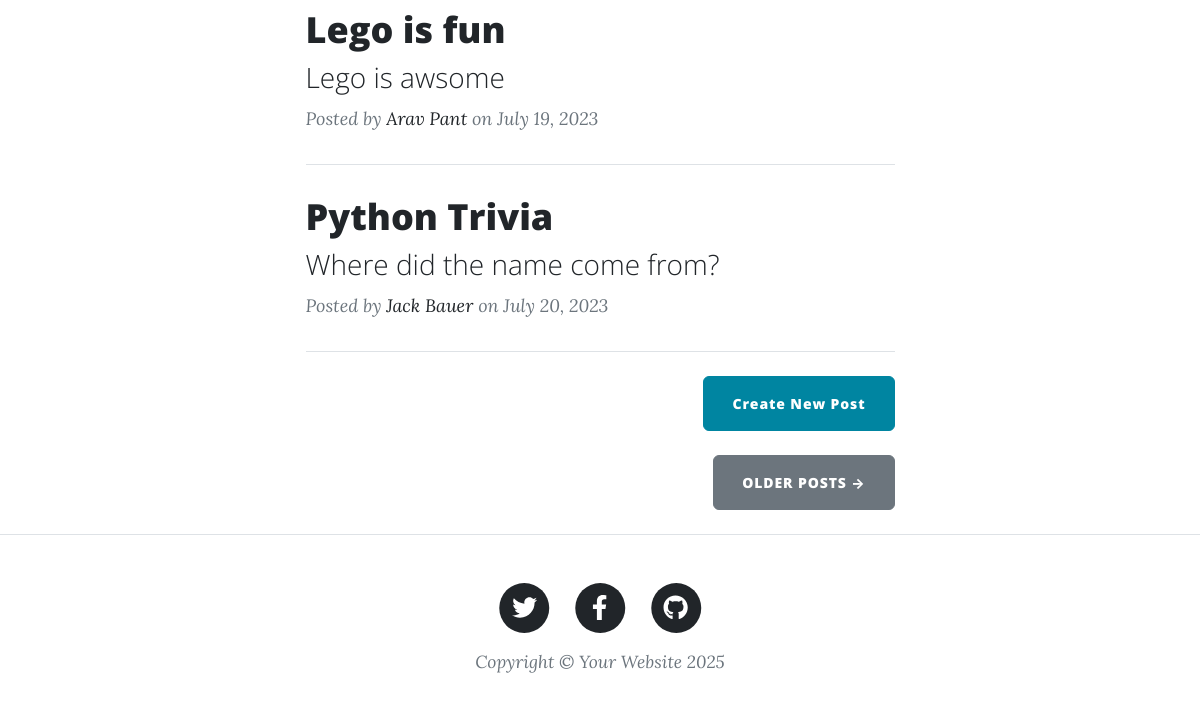
Before: / (lower part) with the older database file.
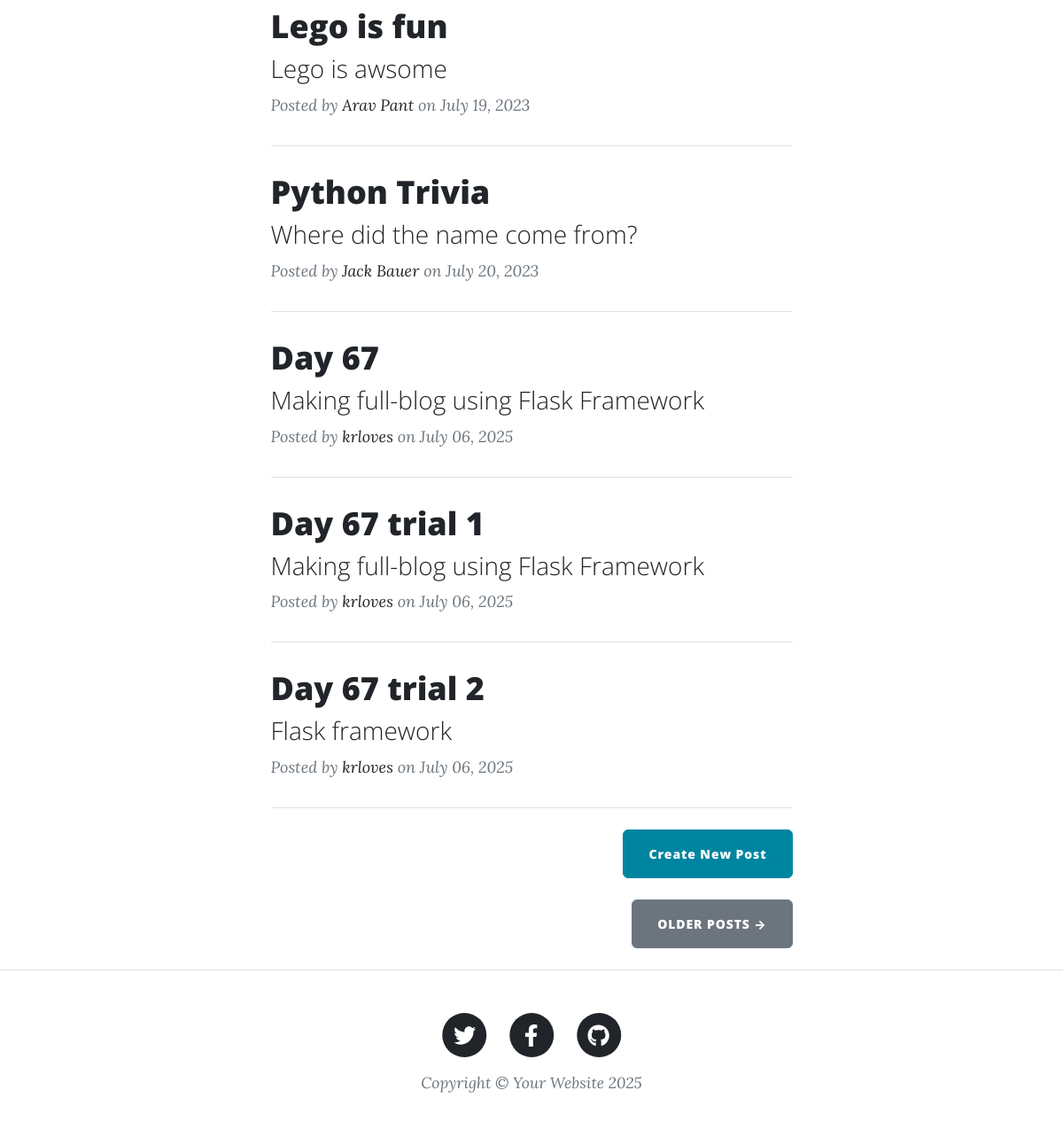
After: the same page with the newer database file.
### main.py (models this page shows)
class BlogPost(db.Model):
    id: Mapped[int] = mapped_column(Integer, primary_key=True)
    title: Mapped[str] = mapped_column(String(250), unique=True, nullable=False)
    subtitle: Mapped[str] = mapped_column(String(250), nullable=False)
    date: Mapped[str] = mapped_column(String(250), nullable=False)
    body: Mapped[str] = mapped_column(Text, nullable=False)
    author: Mapped[str] = mapped_column(String(250), nullable=False)
    img_url: Mapped[str] = mapped_column(String(250), nullable=False)

### main.py (the view)
@app.route('/')
def get_all_posts():
    result = db.session.execute(db.select(BlogPost)).scalars().all()
    posts = [blog for blog in result]
    return render_template("index.html", all_posts=posts)

### templates/index.html (shortened to what this page needs)
{% include "header.html" %}
<div class="container px-4 px-lg-5">
  <div class="row gx-4 gx-lg-5 justify-content-center">
    <div class="col-md-10 col-lg-8 col-xl-7">
      {% for post in all_posts %}
      <div class="post-preview">
        <a href="{{ url_for('show_post', post_id=post.id) }}">
          <h2 class="post-title">{{ post.title }}</h2>
          <h3 class="post-subtitle">{{ post.subtitle }}</h3>
        </a>
        <p class="post-meta">
          Posted by
          <a href="{{ url_for('show_post', post_id=post.id) }}">{{post.author}}</a>
          on {{post.date}}
        </p>
      </div>
      <hr class="my-4" />
      {% endfor %}
      <div class="d-flex justify-content-end mb-4">
        <a
          class="btn btn-primary float-right"
          href="{{ url_for('add_new_post') }}"
          >Create New Post
        </a>
      </div>
      <div class="d-flex justify-content-end mb-4">
        <a class="btn btn-secondary text-uppercase" href="#!">Older Posts →</a>
      </div>
    </div>
  </div>
</div>
{% include "footer.html" %}

### templates/header.html (shortened to what this page needs)
<!DOCTYPE html>
<html lang="en">
  <head>
    {% block styles %}
    {{ bootstrap.load_css() }}
    <link
      href="{{ url_for('static', filename='css/styles.css') }}"
      rel="stylesheet"
    />
    {% endblock %}
  </head>
  <body>

### templates/footer.html (shortened to what this page needs)
        <footer class="border-top">
          <div class="container px-4 px-lg-5">
              <div class="row gx-4 gx-lg-5 justify-content-center">
                  <div class="col-md-10 col-lg-8 col-xl-7">
                      <ul class="list-inline text-center">
                          <li class="list-inline-item">
                              <a href="#!">
                                  <span class="fa-stack fa-lg">
                                      <i class="fas fa-circle fa-stack-2x"></i>
                                      <i class="fab fa-twitter fa-stack-1x fa-inverse"></i>
                                  </span>
                              </a>
                          </li>
                          <li class="list-inline-item">
                              <a href="#!">
                                  <span class="fa-stack fa-lg">
                                      <i class="fas fa-circle fa-stack-2x"></i>
                                      <i class="fab fa-facebook-f fa-stack-1x fa-inverse"></i>
                                  </span>
                              </a>
                          </li>
                          <li class="list-inline-item">
                              <a href="#!">
                                  <span class="fa-stack fa-lg">
                                      <i class="fas fa-circle fa-stack-2x"></i>
                                      <i class="fab fa-github fa-stack-1x fa-inverse"></i>
                                  </span>
                              </a>
                          </li>
                      </ul>
                      <div class="small text-center text-muted fst-italic">Copyright &copy; Your Website 2025</div>
                  </div>
              </div>
          </div>
      </footer>
  </body>
</html>

Changed rows visible on the page:
added BlogPost: title "Day 67", subtitle "Making full-blog using Flask Framework", author "krloves", date "July 06, 2025"
added BlogPost: title "Day 67 trial 1", subtitle "Making full-blog using Flask Framework", author "krloves", date "July 06, 2025"
added BlogPost: title "Day 67 trial 2", subtitle "Flask framework", author "krloves", date "July 06, 2025"
